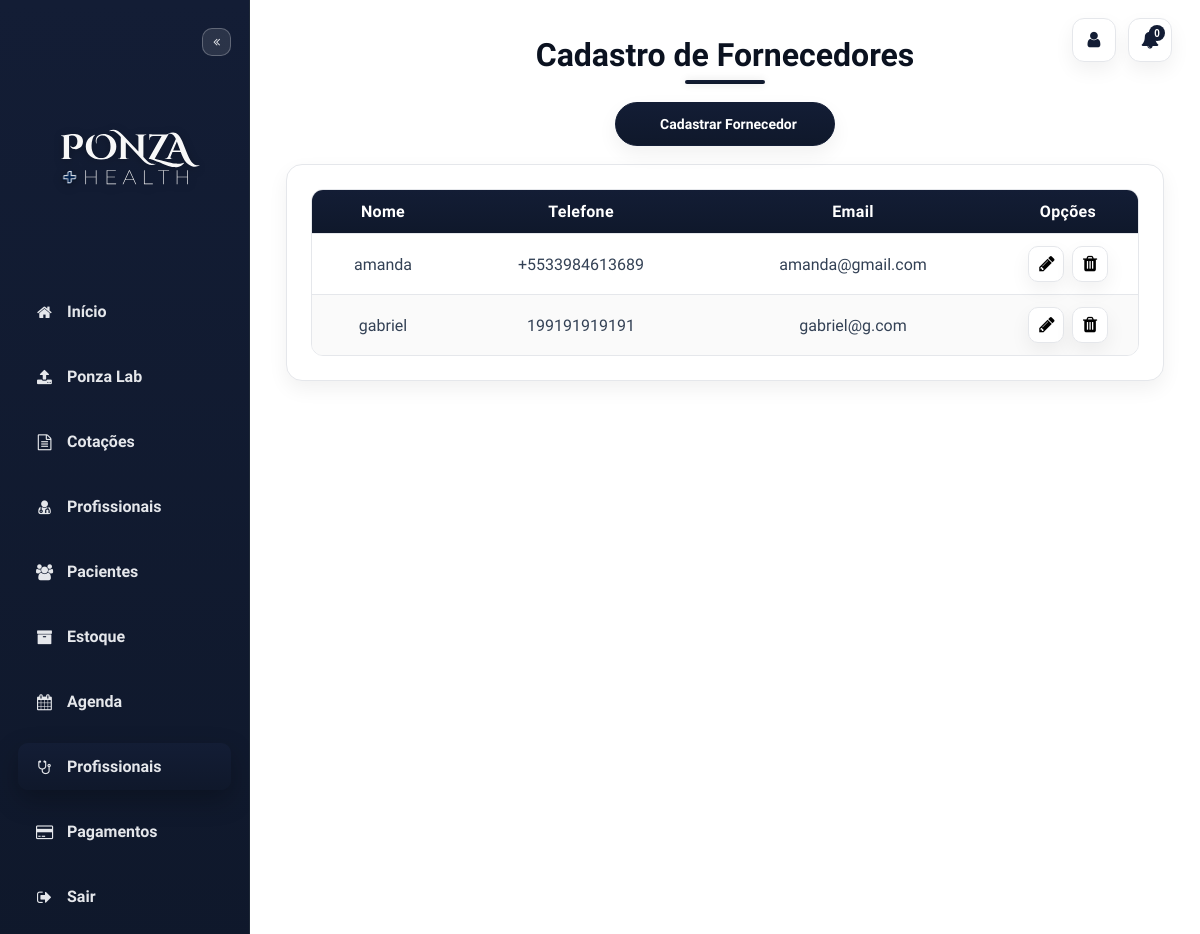
The app's page /suppliers (signed in) with its own data.
### models.py (models this page shows, shortened)
class BaseModel:
    """__init__ flexível baseado em kwargs (compatível com SQLAlchemy)."""

class Supplier(db.Model, BaseModel):
    __tablename__ = "suppliers"
    id      = db.Column(db.Integer, primary_key=True)
    name    = db.Column(db.String(120), nullable=False)
    email   = db.Column(db.String(120))
    phone   = db.Column(db.String(20))
    user_id = db.Column(db.Integer, db.ForeignKey("users.id"), nullable=False, index=True)
    user    = relationship("User", back_populates="suppliers")
    __table_args__ = (
        Index("ix_suppliers_email", "email"),
        Index("ix_suppliers_phone", "phone"),
    )

### app.py (the view)
@app.route('/suppliers')
@login_required
def suppliers():
    u = current_user()
    sups = Supplier.query.filter_by(user_id=u.id).order_by(Supplier.name.asc()).all()
    try:
        return render_template('suppliers.html', suppliers=sups)
    except TemplateNotFound:
        lis = "".join(f"<li>{s.name} — {s.email or ''} {s.phone or ''}</li>" for s in sups)
        return f"<h1>Fornecedores</h1><ul>{lis or '<li>(vazio)</li>'}</ul>"

### app.py (called while the page is built, shortened)
@app.context_processor
def url_helpers():
    def img_url(path, default_rel=None):
        p = (path or "").strip() or (default_rel or "")
        if p.startswith("/files/img/"):
            return p
        return url_for("static", filename=p)
    return {"img_url": img_url}

def get_logged_user() -> Optional[User]:
    uid = session.get('user_id')
    return User.query.get(uid) if uid else None

def login_required(f: Callable[..., Any]) -> Callable[..., Any]:
    @wraps(f)
    def wrapper(*args, **kwargs):
        u = get_logged_user()
        if not u:
            return redirect(url_for('login'))
        g.user = u
        try:
            uname = getattr(u, "username", "") or ""
        except Exception:
            uname = ""
        if uname.lower() == "admin":
            return f(*args, **kwargs)
    return wrapper

def current_user() -> User:
    u = getattr(g, "user", None) or get_logged_user()
    if not u:
        abort(401)
    return cast(User, u)

@app.context_processor
def inject_user_context():
    u = getattr(g, "user", None) or get_logged_user()
    if not u:
        return {}
    return {
        "user": {
            "id": u.id,
            "username": u.username,
            "email": u.email,
            "profile_image": (u.profile_image or DEFAULT_USER_IMAGE),
        }
    }

@app.context_processor
def inject_globals():
    return {"now": datetime.utcnow()}

### templates/suppliers.html (shortened to what this page needs)
<!DOCTYPE html>
<html lang="pt-br">
<head>
    <link rel="stylesheet" href="https://stackpath.bootstrapcdn.com/font-awesome/4.7.0/css/font-awesome.min.css">
</head>
<body>
    <div class="top-profile" aria-label="Ações do usuário">
        <a href="{{ url_for('account') }}" class="icon-btn" title="Minha conta" aria-label="Minha conta">
            <i class="fa fa-user"></i>
        </a>
        <button class="icon-btn" type="button" title="Notificações" aria-label="Notificações">
            <i class="fa fa-bell"></i>
            <span class="badge">{{ (notifications_unread or 0) }}</span>
        </button>
    </div>
    <div class="sidebar" id="sidebar">
        <button class="sidebar-toggle" onclick="toggleSidebar()" aria-label="Minimizar/Maximizar menu"><i
                class="fa fa-angle-double-left"></i></button>
        <img src="{{ url_for('static', filename='images/3.svg') }}" class="sidebar-logo" alt="Ponza Health" />
        <a href="{{ url_for('index') }}" class="menu-item"><i class="fa fa-home"></i><span
                class="label">Início</span></a>
        <a href="{{ url_for('upload') }}" class="menu-item"><i class="fa fa-upload"></i><span class="label">Ponza
                Lab</span></a>
        <a href="{{ url_for('quote_index') }}" class="menu-item"><i class="fa fa-file-text-o"></i><span
                class="label">Cotações</span></a>
        <a href="{{ url_for('doctors') }}" class="menu-item"><i class="fa fa-user-md"></i><span
                class="label">Profissionais</span></a>
        <a href="{{ url_for('catalog') }}" class="menu-item"><i class="fa fa-users"></i><span
                class="label">Pacientes</span></a>
        <a href="{{ url_for('products') }}" class="menu-item"><i class="fa fa-archive"></i><span
                class="label">Estoque</span></a>
        <a href="{{ url_for('agenda') }}" class="menu-item"><i class="fa fa-calendar"></i><span
                class="label">Agenda</span></a>
        <a href="{{ url_for('doctors') }}" class="menu-item active"><i class="fa fa-stethoscope"></i><span
                class="label">Profissionais</span></a>
        <a href="{{ url_for('purchase') }}" class="menu-item"><i class="fa fa-credit-card"></i><span
                class="label">Pagamentos</span></a>
        <a href="{{ url_for('logout') }}" class="menu-item logout"><i class="fa fa-sign-out"></i><span
                class="label">Sair</span></a>
    </div>
    <div class="content">
        <h2>Cadastro de Fornecedores</h2>
        <div class="actions">
            <button class="btn" onclick="openAddModal()">&nbsp; Cadastrar Fornecedor</button>
        </div>
        <div class="panel">
            <div class="table-wrap">
                <table class="catalog">
                    <thead>
                        <tr>
                            <th>Nome</th>
                            <th>Telefone</th>
                            <th>Email</th>
                            <th style="width:140px;">Opções</th>
                        </tr>
                    </thead>
                    <tbody>
                        {% for supplier in suppliers %}
                        <tr>
                            <td>{{ supplier.name }}</td>
                            <td>{{ supplier.phone }}</td>
                            <td>{{ supplier.email }}</td>
                            <td>
                                <div class="row-actions">
                                    <button class="icon-square" title="Editar" aria-label="Editar"
                                        onclick="openEditModal('{{ supplier.id }}','{{ supplier.name }}','{{ supplier.phone }}','{{ supplier.email }}')">
                                        <i class="fa fa-pencil edit-icon"></i>
                                    </button>
                                    <form method="post"
                                        action="{{ url_for('delete_supplier', supplier_id=supplier.id) }}"
                                        onsubmit="return confirm('Deseja realmente excluir este fornecedor?')"
                                        style="display:inline;">
                                        <button type="submit" class="icon-square danger" title="Excluir"
                                            aria-label="Excluir">
                                            <i class="fa fa-trash"></i>
                                        </button>
                                    </form>
                                </div>
                            </td>
                        </tr>
                        {% else %}
                        <tr>
                            <td colspan="4" style="color:var(--ink-dim); text-align:center;">Nenhum fornecedor
                                cadastrado.</td>
                        </tr>
                        {% endfor %}
                    </tbody>
                </table>
            </div>
        </div>
    </div>
</body>
</html>

### records on screen
Supplier: name "amanda", phone "+5533984613689", email "amanda@gmail.com"
Supplier: name "gabriel", phone "199191919191", email "gabriel@g.com"

### other values on screen
{{ (notifications_unread or 0) }} "0"
